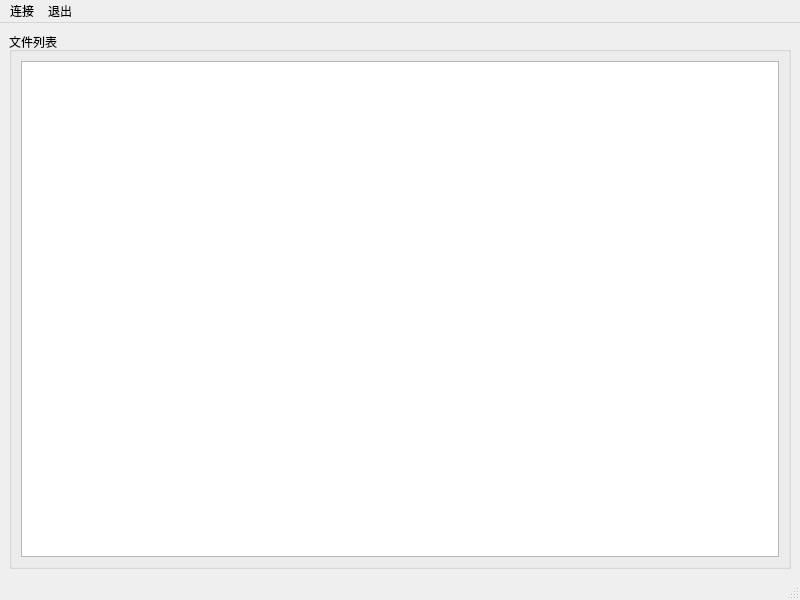
<?xml version="1.0" encoding="UTF-8"?>
<ui version="4.0">
 <class>MainWindow</class>
 <widget class="QMainWindow" name="MainWindow">
  <property name="geometry">
   <rect>
    <x>0</x>
    <y>0</y>
    <width>800</width>
    <height>600</height>
   </rect>
  </property>
  <property name="windowTitle">
   <string>FTP客户端</string>
  </property>
  <widget class="QWidget" name="centralwidget">
   <layout class="QGridLayout" name="gridLayout_2">
    <item row="0" column="0">
     <widget class="QGroupBox" name="groupBox">
      <property name="title">
       <string>文件列表</string>
      </property>
      <layout class="QGridLayout" name="gridLayout">
       <item row="0" column="0">
        <widget class="QTableWidget" name="list_file"/>
       </item>
      </layout>
     </widget>
    </item>
   </layout>
  </widget>
  <widget class="QMenuBar" name="menubar">
   <property name="geometry">
    <rect>
     <x>0</x>
     <y>0</y>
     <width>800</width>
     <height>23</height>
    </rect>
   </property>
   <widget class="QMenu" name="menu_connect">
    <property name="title">
     <string>连接</string>
    </property>
    <addaction name="action_connect"/>
    <addaction name="actiondisconnect"/>
   </widget>
   <widget class="QMenu" name="menu_exit">
    <property name="title">
     <string>退出</string>
    </property>
    <addaction name="action_exit"/>
   </widget>
   <addaction name="menu_connect"/>
   <addaction name="menu_exit"/>
  </widget>
  <widget class="QStatusBar" name="statusbar"/>
  <action name="action_exit">
   <property name="text">
    <string>退出</string>
   </property>
  </action>
  <action name="action_connect">
   <property name="text">
    <string>connect</string>
   </property>
  </action>
  <action name="actiondisconnect">
   <property name="text">
    <string>disconnect</string>
   </property>
  </action>
 </widget>
 <resources/>
 <connections/>
</ui>
